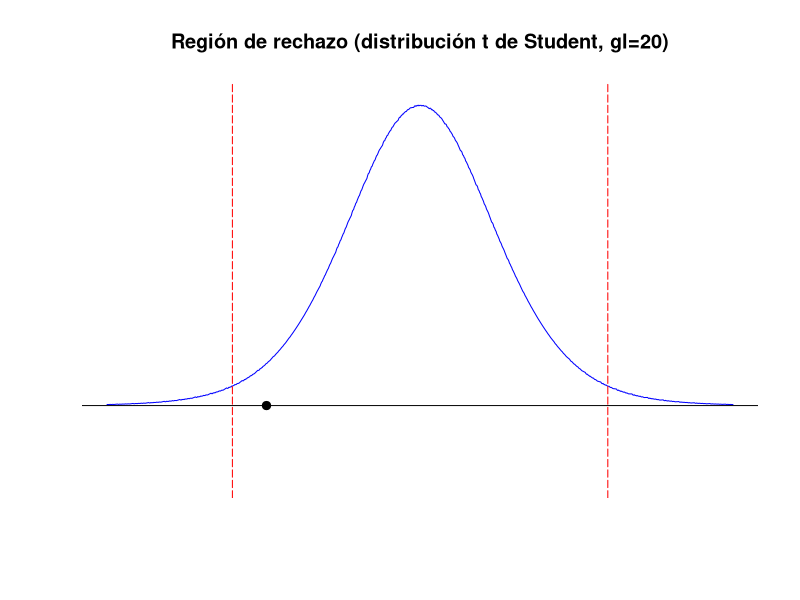
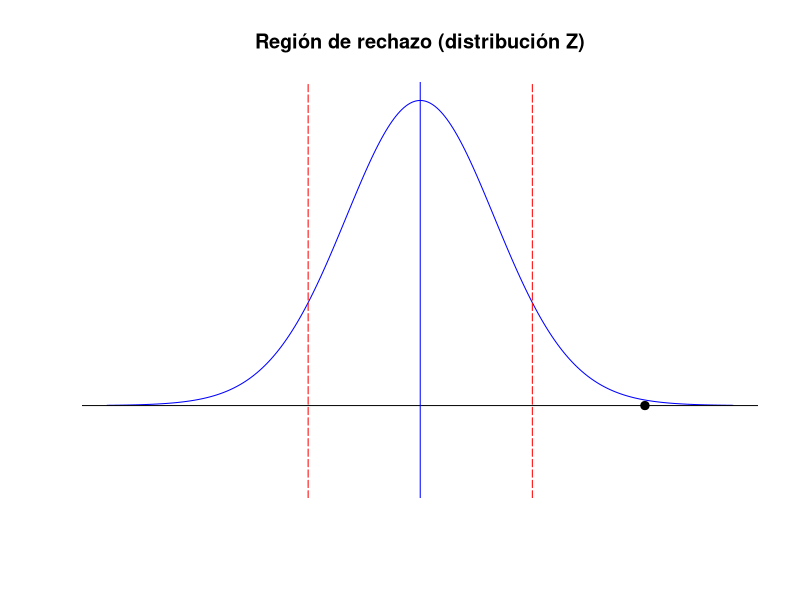

Write the R code that produced these figures, in order.
## ---- chunk 1
knitr::opts_chunk$set(echo = TRUE)
## ---- chunk 2
oLatas = c(11, 11.6, 11.6, 11.7, 10.9, 11.6, 12, 11.2, 11.5, 12, 12, 11.4, 11.2, 10.8, 10.5, 11.8, 12.2, 10.9, 11.8, 11.4, 12.1)
iN = length(oLatas)

iGradosLibertad = iN - 1
fAlfa = 0.02

t_f = abs( qt(fAlfa/2, iGradosLibertad) )

cat("t_f =", t_f)


## ---- chunk 3

fXb = mean(oLatas)
fMiu = 11.7
fSD = sd(oLatas)

t_e = (fXb-fMiu)/(fSD/sqrt(iN))


cat("t_e = ", t_e)
## ---- chunk 4
# El valor p se multiplica por 2 porque estamos calculando la probabilidad de las dos colas
valorp = 2*pt(t_e, iN-1) # Como t_e nos salio menor a 2.53 esto tambien significara que el valor p saldra mas alto que alfa, eso significa que no se rechaza



cat("Valor P = ", valorp)
## ---- chunk 5
t.test(oLatas, mu=fMiu, alternative="two.sided", conf.level=0.98)
## ---- chunk 6
sigma = sqrt( (iN-1)/(iN-3) )
x=seq(-4*sigma,4*sigma,0.01)
y=dt(x,oLatas-1)
plot(x,y,type="l",col="blue",xlab="",ylab="",ylim=c(-0.1,0.4),frame.plot=FALSE,xaxt="n",yaxt="n",main="Región de rechazo (distribución t de Student, gl=20)")

#Para indicar la zona de rechazo (se ejemplifica con dos colas) y la media (para la t de Student la miu = 0):

abline(v=t_f,col="red",lty=5)
abline(v=-1*t_f,col="red",lty=5)
abline(h=0)

points(fMiu,0,col="blue",pch=19)
#Para dibujar el estadístico de prueba, insertar un punto o una recta punteada de diferente color a la zona de rechazo, para insertar un punto:
points(t_e, 0, pch=19, cex=1.1)
## ---- chunk 7
oTiempo = c(17, 11, 12, 23, 20, 23, 15, 16, 23, 22, 18, 23, 25, 14, 12, 12, 20, 18, 12, 19, 11, 11, 20, 21, 11, 18, 14, 13, 13, 19, 16, 10, 22, 18, 23)

iN = length(oTiempo)

fAlfa = 0.07
fSigma = 4

fZDs = fSigma / sqrt(iN)

Z_f = abs( qnorm(fAlfa) )

cat("Z_f =", Z_f, "\n")
cat("Z_DS =", fZDs)
## ---- chunk 8

fXb = mean(oTiempo)
fMiu = 15
#fSD = sd(oTiempo)

Z_e = (fXb-fMiu)/(fSigma/sqrt(iN))


cat("Z_e = ", Z_e)
## ---- chunk 9
ValorP = pnorm(Z_e)



cat("Valor P = ", ValorP)
## ---- chunk 10
sigma =sqrt((iN-1)/(iN-3))
x=seq(-4*sigma,4*sigma,0.01)
y=dt(x,iN-1)
plot(x,y,type="l",col="blue",xlab="",ylab="",ylim=c(-0.1,0.4),frame.plot=FALSE,xaxt="n",yaxt="n",main="Región de rechazo (distribución Z)")
abline(v=Z_f,col="red",lty=5)
abline(v=-1*Z_f,col="red",lty=5)
abline(h=0)
abline(v=0,col="blue",pch=19)

points(Z_e, 0, pch=19, cex=1.1)


